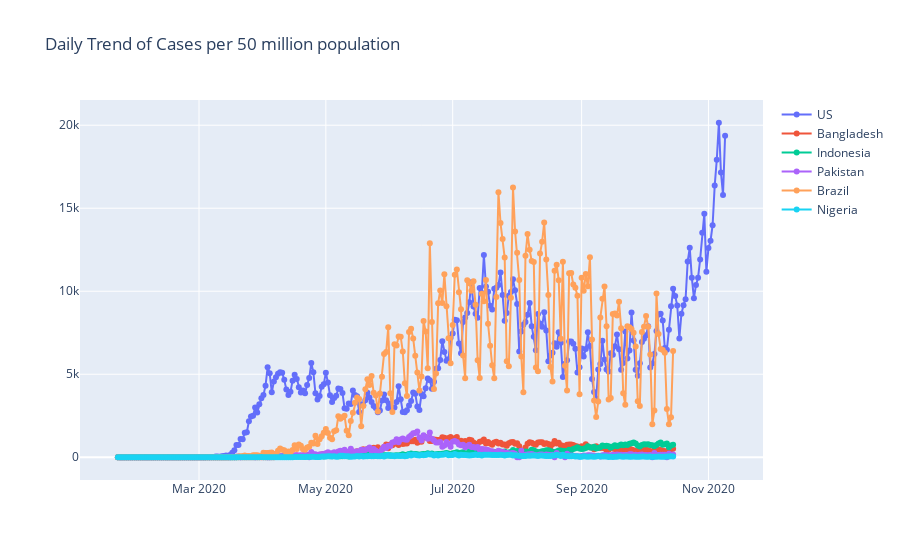

This figure's notebook cell:
### Markdown cell above
# Plot Daily Trends

### Code cell
trace0 = go.Scatter(x=Norm_NewUScases.index, y=Norm_NewUScases["UnitedStates"], 
                    name="US", 
                    mode="lines+markers") 

trace1 = go.Scatter(x=Norm_CountryCases.index, y=Norm_CountryCases["Bangladesh"], 
                    name="Bangladesh", 
                    mode="lines+markers")  

trace2 = go.Scatter(x=Norm_CountryCases.index, y=Norm_CountryCases["Indonesia"], 
                    name="Indonesia", 
                    mode="lines+markers") 

trace3 = go.Scatter(x=Norm_CountryCases.index, y=Norm_CountryCases["Pakistan"], 
                    name="Pakistan", 
                    mode="lines+markers") 

trace4 = go.Scatter(x=Norm_CountryCases.index, y=Norm_CountryCases["Brazil"], 
                    name="Brazil", 
                    mode="lines+markers") 

trace5 = go.Scatter(x=Norm_CountryCases.index, y=Norm_CountryCases["Nigeria"], 
                    name="Nigeria", 
                    mode="lines+markers")

mydata = go.Data([trace0, trace1,trace2, trace3,trace4,trace5])

mylayout = go.Layout(
    title="Daily Trend of Cases per 50 million population"
)

fig = go.Figure(data=mydata, layout=mylayout)

plotly.offline.iplot(fig, filename = '')

fig.write_image("images/DailyTrend_NewCases_Countries.png")

### Figure 1 — Plotly figure (JSON) as saved in the notebook; plotly's stock layout.template omitted (floating-point values rounded to 4 significant figures; data arrays with more than 128 entries replaced by an {"elided": "..."} marker saying what was removed)
{"data": [{"mode": "lines+markers", "name": "US", "type": "scatter", "x": {"elided": "293 str values"}, "y": {"elided": "293 int values"}}, {"mode": "lines+markers", "name": "Bangladesh", "type": "scatter", "x": {"elided": "268 str values"}, "y": {"elided": "268 int values"}}, {"mode": "lines+markers", "name": "Indonesia", "type": "scatter", "x": {"elided": "268 str values"}, "y": {"elided": "268 int values"}}, {"mode": "lines+markers", "name": "Pakistan", "type": "scatter", "x": {"elided": "268 str values"}, "y": {"elided": "268 int values"}}, {"mode": "lines+markers", "name": "Brazil", "type": "scatter", "x": {"elided": "268 str values"}, "y": {"elided": "268 int values"}}, {"mode": "lines+markers", "name": "Nigeria", "type": "scatter", "x": {"elided": "268 str values"}, "y": {"elided": "268 int values"}}], "layout": {"title": {"text": "Daily Trend of Cases per 50 million population"}}}
